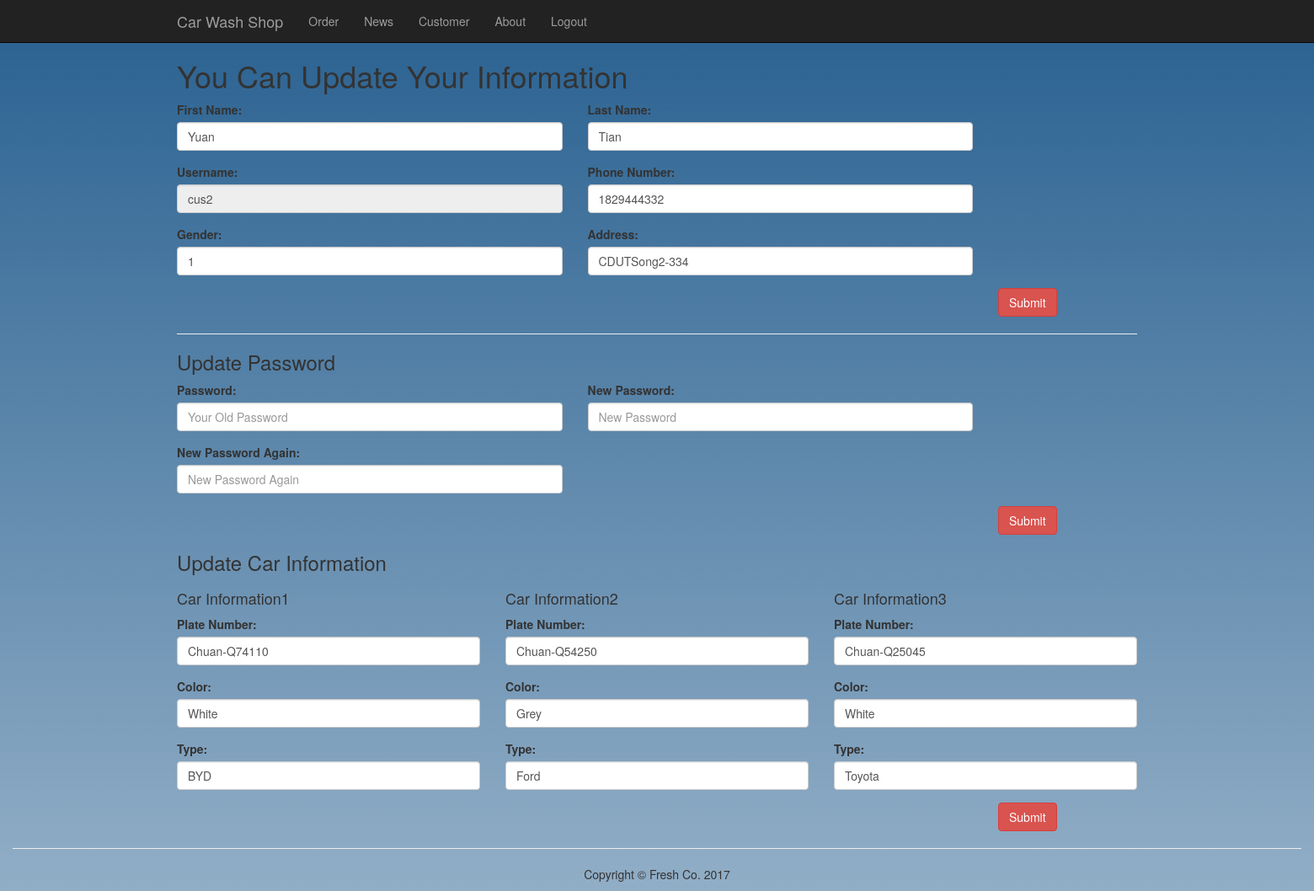
Screenshot of /index.php?page=customer (signed in) with the database file from the repository.
### tables this page shows
CREATE TABLE IF NOT EXISTS `customer` (
  `id` int(10) unsigned NOT NULL,
  `username` varchar(50) DEFAULT NULL,
  `pwdhash` varchar(60) DEFAULT NULL,
  `salt` varchar(10) DEFAULT NULL,
  `FirstName` varchar(10) DEFAULT NULL,
  `LastName` varchar(10) NOT NULL,
  `sex` tinyint(1) DEFAULT NULL,
  `tel` varchar(20) DEFAULT NULL,
  `address` varchar(225) DEFAULT NULL,
  `balance` double DEFAULT NULL,
  `birth` date DEFAULT NULL
);

CREATE TABLE IF NOT EXISTS `car` (
  `id` int(11) NOT NULL,
  `plate` varchar(50) DEFAULT NULL,
  `brand` varchar(100) DEFAULT NULL,
  `color` varchar(100) DEFAULT NULL,
  `cus_id` int(10) unsigned DEFAULT NULL
);

### inc/db.php (called while the page is built, shortened)
<?php
 class Mysql{
	function __construct(){
		$this->conn=$this->getConn();
	}
	function getConn(){
        $conn =  mysql_connect('localhost','root','0618') or die("Cannot connect to server".mysql_error());
        $db = mysql_select_db("carwashing",$conn);
        return $conn;
    }
	function fetch($result){
        $row = mysql_fetch_array($result);
        return $row;
    }
	function query($sql){
        $res = mysql_query($sql,$this->conn) or die(mysql_error());
		return $res;
	}
}
$mysql = new Mysql();
?>

### app/customer.php (the view, shortened to what this page needs)
<div class="container">
       <div class="row">
			<div class="col-md-12">
			<h1>You Can Update Your Information</h1>
			</div>
			<?php
				$sql_cusinfo = "SELECT * FROM customer WHERE id = '".$_SESSION['customer_id']."'";
				$result_cusinfo = $mysql->query($sql_cusinfo);
				$cusinfo = $mysql->fetch($result_cusinfo);
			?>
			<form method='post'>
			    <div class="form-group col-md-5 col-md-offset-0">
			    	<label for='fname'>First Name:</label>
					<input type="text" class="form-control" name="fname" id="fname" value="<?php echo $cusinfo['FirstName']; ?>">
				</div>
				<div class="form-group col-md-5 col-md-offset-0">
			    	<label for='lname'>Last Name:</label>
					<input type="text" class="form-control" name="lname" id="lname" value="<?php echo $cusinfo['LastName']; ?>">
				</div>
			    <div class="form-group col-md-5 col-md-offset-0">
			    	<label for='username'>Username:</label>
					<input type="text" class="form-control" name="username" id='username' value="<?php echo $cusinfo['username']; ?>" disabled>
				</div>
			    <div class="form-group col-md-5 col-md-offset-0">
			    	<label for='phone'>Phone Number:</label>
					<input type="text" class="form-control" name="phone" id='phone' value="<?php echo $cusinfo['tel']; ?>">
				</div>
				<div class="form-group col-md-5 col-md-offset-0">
			    	<label for='sex'>Gender:</label>
					<input type="text" class="form-control" name="sex" id='sex' value="<?php echo $cusinfo['sex']; ?>">
				</div>
				<div class="form-group col-md-5 col-md-offset-0">
			    	<label for='address'>Address:</label>
					<input type="text" class="form-control" name="address" id='address' value="<?php echo $cusinfo['address']; ?>">
				</div>
				<div class="col-md-12 col-md-offset-10">
			    	<input type="submit" value="Submit" class="btn btn-danger">
				</div>
			</form>
			<div class="col-md-12">
				<hr>
				<h3>Update Password</h3>
			</div>
			<form method="post">
		    	<div class="form-group col-md-5 col-md-offset-0">
		   		 	<label for='password'>Password:</label>
					<input type="text" class="form-control" name="password" id='password' placeholder="Your Old Password">
				</div>
		    	<div class="form-group col-md-5 col-md-offset-0">
		   		 	<label for='newpassword'>New Password:</label>
					<input type="text" class="form-control" name="newpassword" id='newpassword' placeholder="New Password">
				</div>
		    	<div class="form-group col-md-5 col-md-offset-0">
		   		 	<label for='newpasswordagain'>New Password Again:</label>
					<input type="text" class="form-control" name="newpasswordagain" id='newpasswordagain' placeholder="New Password Again">
				</div>
				<div class="col-md-12 col-md-offset-10">
			    	<input type="submit" value="Submit" class="btn btn-danger">
				</div>
			</form>
			<div class="col-md-12">
				<h3>Update Car Information</h3>
			</div>
			<?php
			$sql_cuscarid = "SELECT * FROM car WHERE cus_id ='".$_SESSION['customer_id']."'";
			$result_cuscarid = $mysql->query($sql_cuscarid);
			$num = 0;
			while ($row_carinfo = $mysql->fetch($result_cuscarid)) {
				$num ++;
			?>
				<form method="post">
					<div class="col-md-4">
					<h4>Car Information<?php echo $num;?></h4>
			   	 		<div class="form-group  col-md-offset-0">
			   			 	<label for='plate'>Plate Number:</label>
							<input type="text" class="form-control" name="plate<?php echo $num;?>" id='plate' value="<?php echo $row_carinfo['plate']; ?>">
						</div>
			    		<div class="form-group  col-md-offset-0">
			   			 	<label for='colol'>Color:</label>
							<input type="text" class="form-control" name="color<?php echo $num;?>" id='color' value="<?php echo $row_carinfo['color']; ?>">
						</div>
			    		<div class="form-group  col-md-offset-0">
			   			 	<label for='type'>Type:</label>
							<input type="text" class="form-control" name="type<?php echo $num;?>" id='type' value="<?php echo $row_carinfo['brand']; ?>">
						</div>
					</div>
				<?php
			}
				?>
					<div class="col-md-12 col-md-offset-10">
			    		<input type="submit" value="Submit" class="btn btn-danger">
					</div>
			  </form>
	</div>
</div>

### rows the page displays
customer: fname "Yuan", lname "Tian", username "cus2", phone "1829444332", sex "1", address "CDUTSong2-334"
car: plate1 "Chuan-Q74110", color1 "White", type1 "BYD"
car: plate2 "Chuan-Q54250", color2 "Grey", type2 "Ford"
car: plate3 "Chuan-Q25045", color3 "White", type3 "Toyota"
